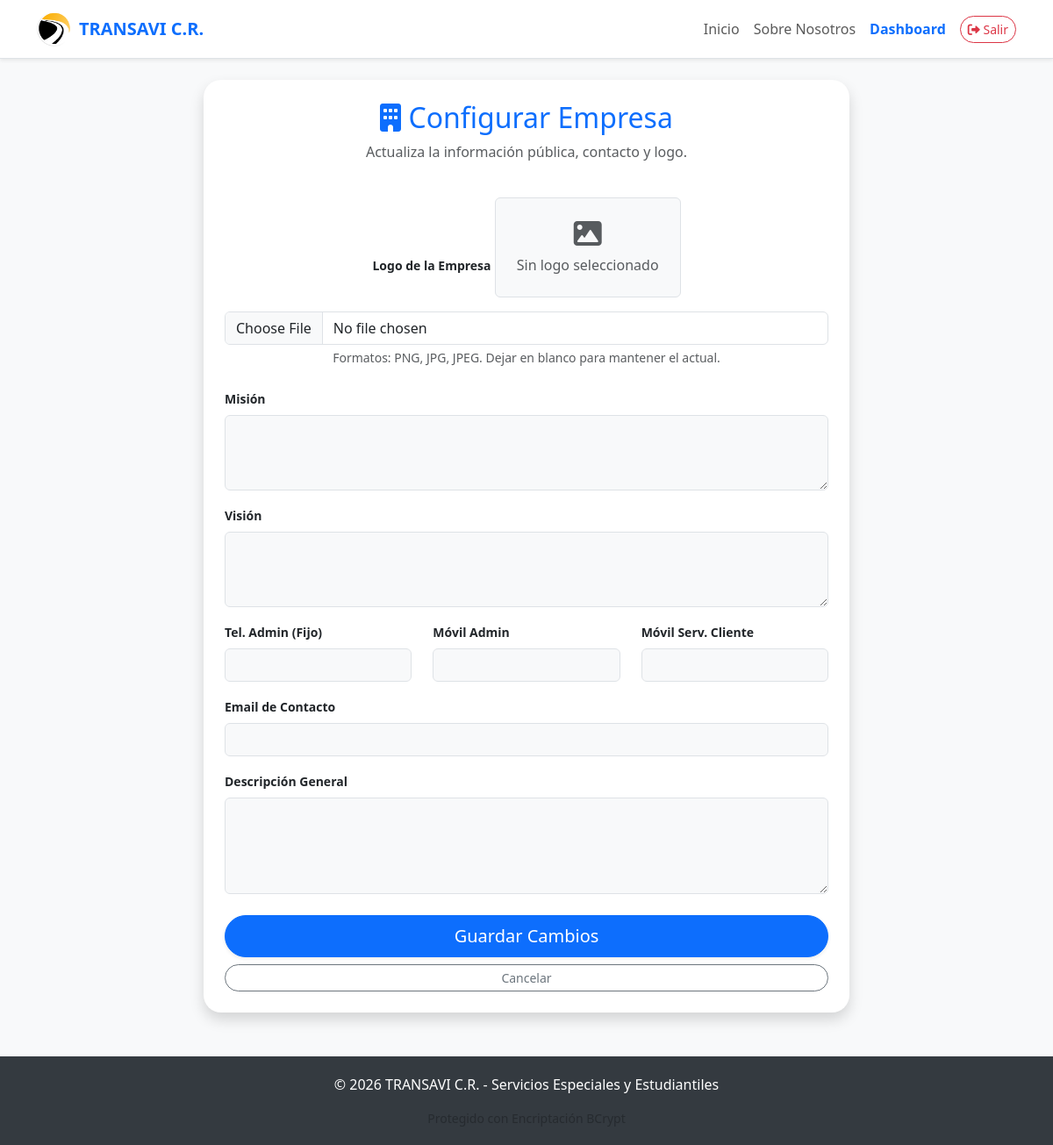
/aboutus/create (signed in), run on an earlier commit of the app's database.
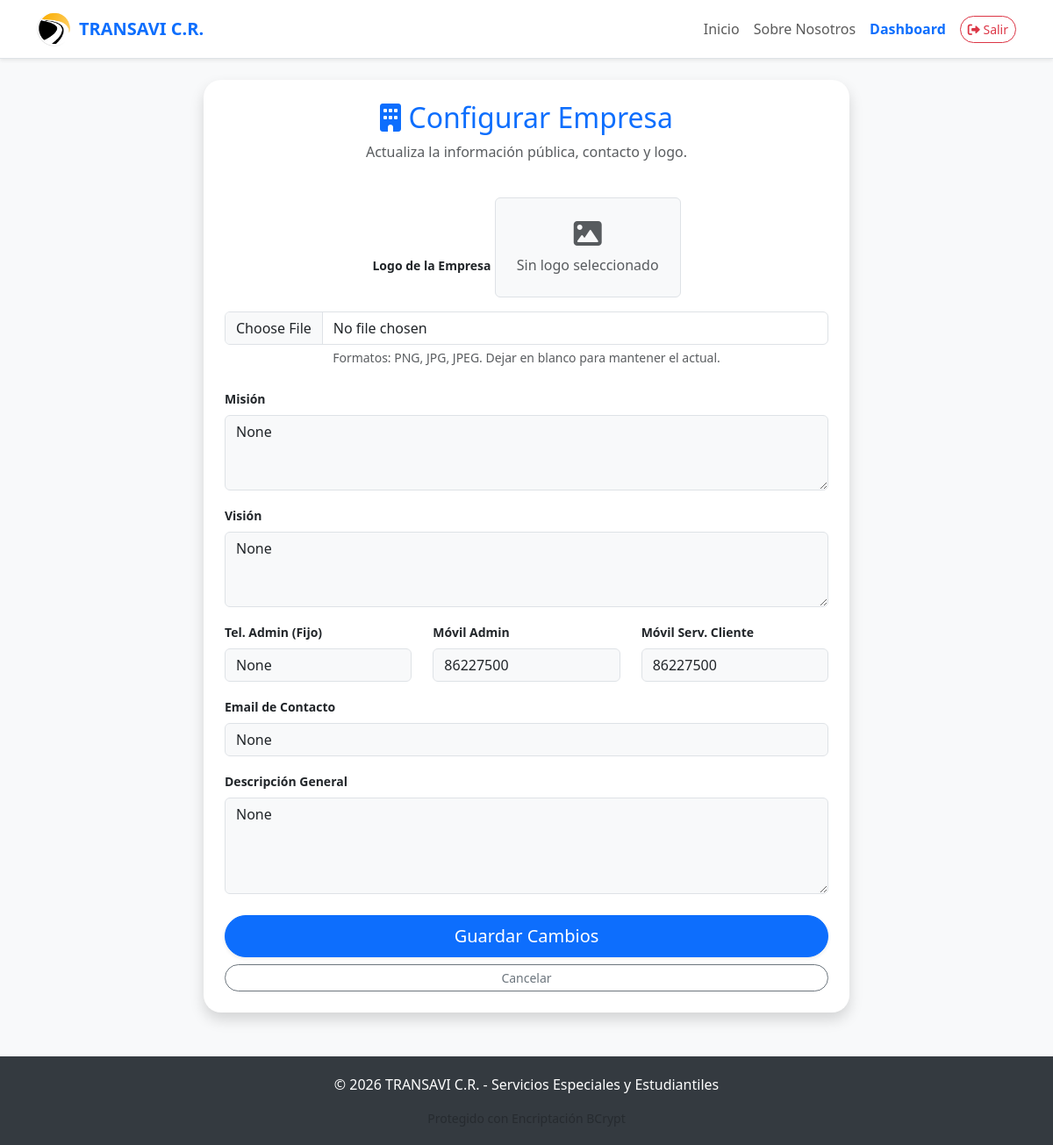
And on a later commit of the database.
### models.py (models this page shows)
class AboutUs(db.Model):
    id = db.Column(db.Integer, primary_key=True)
    logo = db.Column(db.String(255))
    mission = db.Column(db.Text)
    vision = db.Column(db.Text)
    phone_admin = db.Column(db.String(8))
    mobile_admin = db.Column(db.String(8))
    mobile_service = db.Column(db.String(8))
    email = db.Column(db.String(100))
    description = db.Column(db.Text)

### rutas.py (the view, shortened to what this page needs)
@main_bp.route('/aboutus/create', methods=['GET', 'POST'])
@login_required
def create_about():
    about = AboutUs.query.first()
    return render_template('aboutus_create.html', about=about)

### users.py (called while the page is built)
def login_required(f):
    @wraps(f)
    def decorated_function(*args, **kwargs):
        if 'user_id' not in session:
            flash("Debe iniciar sesión para acceder a esta sección.", "warning")
            return redirect(url_for('users.login'))
        return f(*args, **kwargs)
    return decorated_function

### templates/aboutus_create.html (shortened to what this page needs)
{% extends 'base.html' %}
{% block content %}
<div class="row justify-content-center">
    <div class="col-md-8">
        <div class="card p-4 shadow border-0" style="border-radius: 20px;">
            <div class="text-center mb-4">
                <h2 class="text-primary"><i class="fas fa-building"></i> Configurar Empresa</h2>
                <p class="text-muted">Actualiza la información pública, contacto y logo.</p>
            </div>
            <form action="{{ url_for('main.create_about') }}" method="POST" enctype="multipart/form-data">
                <div class="mb-4 text-center">
                    <label class="form-label fw-bold small">Logo de la Empresa</label>
                    <div class="mb-2 position-relative d-inline-block">
                        <div id="logoPlaceholder" class="p-4 bg-light border rounded text-muted {{ 'd-none' if about and about.logo else '' }}">
                            <i class="fas fa-image fa-2x mb-2"></i><br>
                            Sin logo seleccionado
                        </div>
                    </div>
                    <input type="file" id="logoInput" name="logo" class="form-control mt-2" accept="image/*" onchange="previewLogo(event)">
                    <div class="form-text">Formatos: PNG, JPG, JPEG. Dejar en blanco para mantener el actual.</div>
                </div>
                <div class="mb-3">
                    <label class="form-label fw-bold small">Misión</label>
                    <textarea name="mission" class="form-control bg-light" rows="3" required>{{ about.mission if about else '' }}</textarea>
                </div>
                <div class="mb-3">
                    <label class="form-label fw-bold small">Visión</label>
                    <textarea name="vision" class="form-control bg-light" rows="3" required>{{ about.vision if about else '' }}</textarea>
                </div>
                <div class="row mb-3">
                    <div class="col-md-4">
                        <label class="form-label fw-bold small">Tel. Admin (Fijo)</label>
                        <input type="text" name="phone_admin" class="form-control phone-input bg-light" value="{{ about.phone_admin if about else '' }}" maxlength="8">
                    </div>
                    <div class="col-md-4">
                        <label class="form-label fw-bold small">Móvil Admin</label>
                        <input type="text" name="mobile_admin" class="form-control phone-input bg-light" value="{{ about.mobile_admin if about else '' }}" maxlength="8" required>
                    </div>
                    <div class="col-md-4">
                        <label class="form-label fw-bold small">Móvil Serv. Cliente</label>
                        <input type="text" name="mobile_service" class="form-control phone-input bg-light" value="{{ about.mobile_service if about else '' }}" maxlength="8" required>
                    </div>
                </div>
                <div class="mb-3">
                    <label class="form-label fw-bold small">Email de Contacto</label>
                    <input type="email" name="email" class="form-control bg-light" value="{{ about.email if about else '' }}" required>
                </div>
                <div class="mb-4">
                    <label class="form-label fw-bold small">Descripción General</label>
                    <textarea name="description" class="form-control bg-light" rows="4">{{ about.description if about else '' }}</textarea>
                </div>
                <div class="d-grid gap-2">
                    <button type="submit" class="btn btn-primary btn-lg rounded-pill shadow-sm">Guardar Cambios</button>
                    <a href="{{ url_for('main.dashboard') }}" class="btn btn-outline-secondary btn-sm rounded-pill">Cancelar</a>
                </div>
            </form>
        </div>
    </div>
</div>
{% endblock %}

What changed in the data, as far as the page shows it:
added AboutUs: mission "None", vision "None", phone_admin "None", mobile_admin "86227500", mobile_service "86227500", email "None", description "None"
